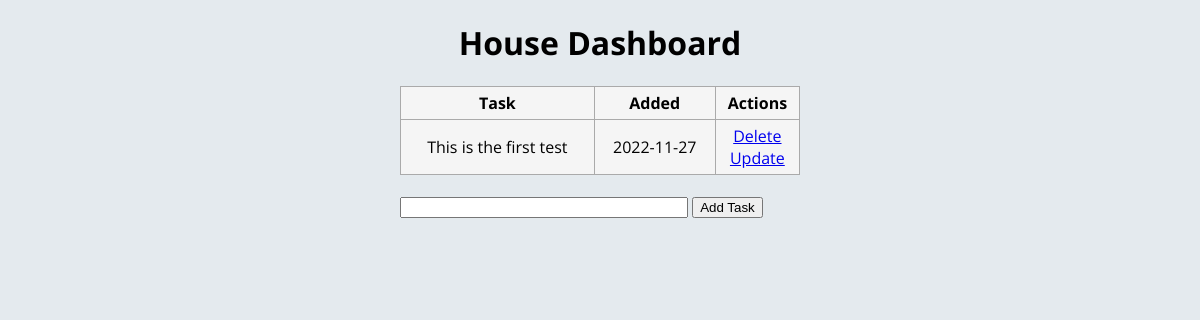
The app's page /tasklistshow/, older data.
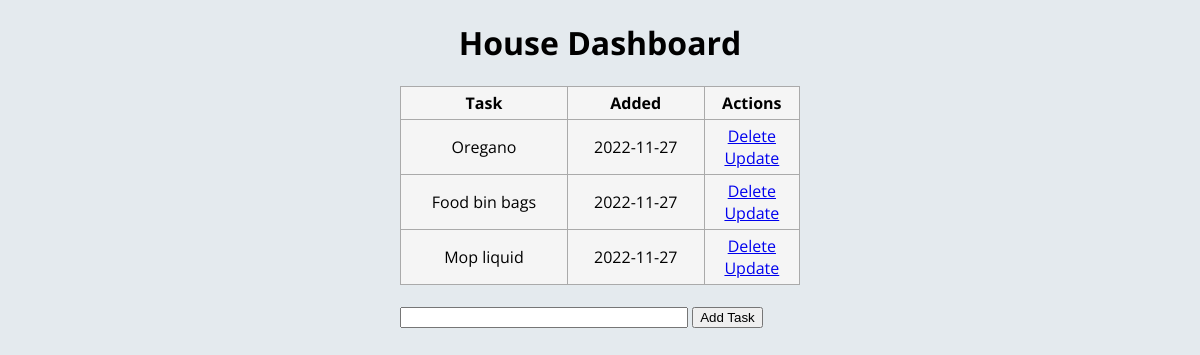
The same page, newer data.
### app.py (models this page shows, shortened)
class ShoppingItem(db.Model):
    id = db.Column(db.Integer, primary_key=True)
    content = db.Column(db.String(200), nullable=False)
    date_created = db.Column(db.DateTime, default=datetime.utcnow)
    date_updated = db.Column(db.DateTime, default=datetime.utcnow)
    completed = db.Column(db.Boolean, default=False, nullable=False)

### app.py (the view)
@app.route('/tasklistshow/', methods=['POST', 'GET'])
def tasklistshow():
    if request.method == 'POST':
        task_content = request.form['content']
        new_task = ShoppingItem(content=task_content)
        try:
            db.session.add(new_task)
            db.session.commit()
            return redirect('/tasklist/')
        except:
            return 'There was an issue adding your task'
    else:
        tasks = ShoppingItem.query.order_by(ShoppingItem.date_created).all()
        return render_template('tasklist.html', tasks=tasks)

### templates/tasklist.html (shortened to what this page needs)
{% extends 'base.html' %}
{% block body %}
<div class="content">
    <h1 style="text-align: center">House Dashboard</h1>
    {% if tasks|length < 1 %}
    <h4 style="text-align: center">There are no tasks. Create one below!</h4>
    {% else %}
    <table>
        <tr>
            <th>Task</th>
            <th>Added</th>
            <th>Actions</th>
        </tr>
        {% for task in tasks %}
            <tr>
                <td>{{ task.content }}</td>
                <td>{{ task.date_created.date() }}</td>
                <td>
                    <a href="/tasklist/delete/{{task.id}}">Delete</a>
                    <br>
                    <a href="/tasklist/update/{{task.id}}">Update</a>
                </td>
            </tr>
        {% endfor %}
    </table>
    {% endif %}
    <div class="form">
        <form action="/tasklist/" method="POST">
            <input type="text" name="content" id="content">
            <input type="submit" value="Add Task">
        </form>
    </div>
</div>
{% endblock %}

### templates/base.html (shortened to what this page needs)
<!DOCTYPE html>
<html lang="en">
<head>
    <link rel="stylesheet" href="{{ url_for('static', filename='css/main.css') }}">
</head>
<body>
    {% block body %}{% endblock %}
</body>
</html>

### static/css/main.css (style rules this page uses)
body { font-family: 'Open Sans', sans-serif; background-color: rgb(228, 234, 238); margin:0; }
.content { margin: 0 auto; width: 400px; max-width: 100%; }
table, td, th { border: 1px solid #aaa; background-color: whitesmoke; }
table { border-collapse: collapse; width: 100%; }
th { height: 30px; }
td { text-align: center; padding: 5px; }
.form { margin-top: 20px; }
#content { width: 70%; }

Row changes from the older to the newer data that the page shows:
removed ShoppingItem: content "This is the first test", date_created "2022-11-27"
added ShoppingItem: content "Oregano", date_created "2022-11-27"
added ShoppingItem: content "Food bin bags", date_created "2022-11-27"
added ShoppingItem: content "Mop liquid", date_created "2022-11-27"
